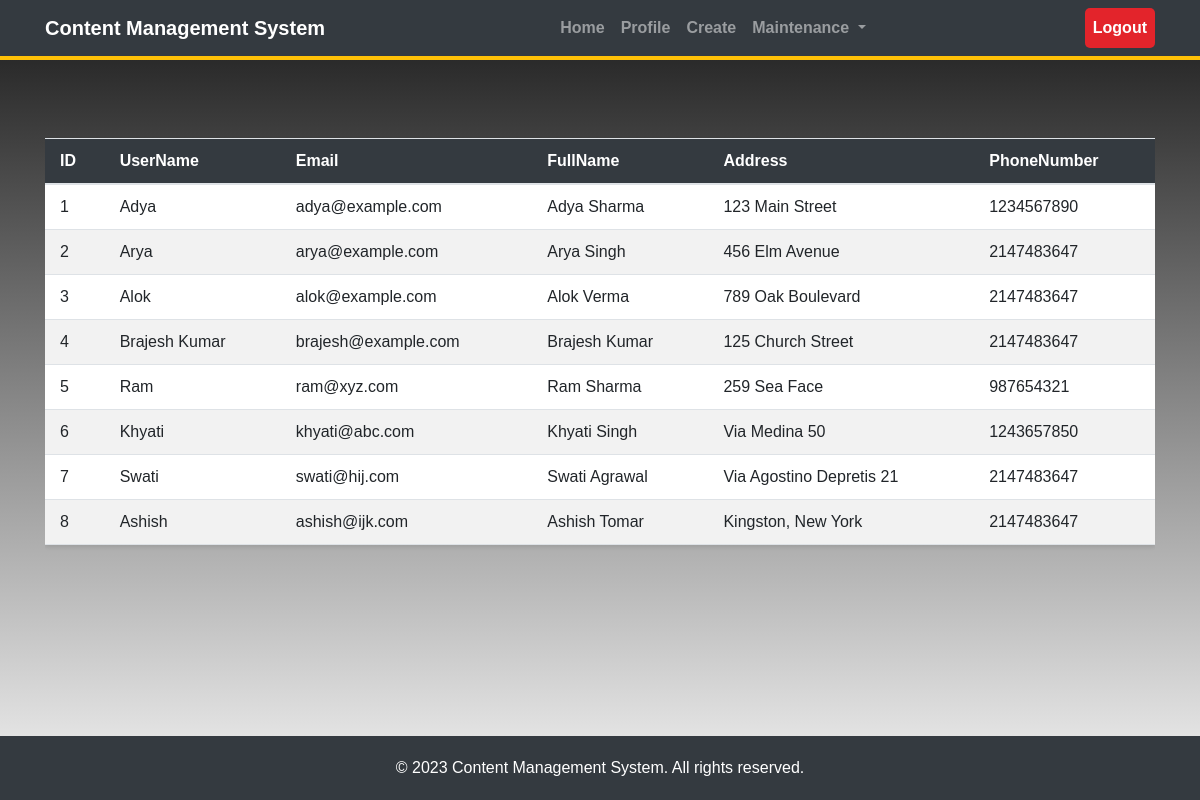
The page /UserList.php on the database its author committed.
### tables this page shows
CREATE TABLE `user_list` (
  `ID` varchar(100) NOT NULL,
  `Username` varchar(255) NOT NULL,
  `Email` varchar(255) NOT NULL,
  `FullName` varchar(255) NOT NULL,
  `Address` varchar(255) NOT NULL,
  `PhoneNumber` int(30) NOT NULL
);

### UserList.php (the view, shortened to what this page needs)
<!DOCTYPE html>
<html>
<head>
  <link rel="stylesheet" href="https://maxcdn.bootstrapcdn.com/bootstrap/4.5.2/css/bootstrap.min.css">
</head>
<body>
<nav class="navbar navbar-expand-md navbar-dark">
    <div class="container">
        <a class="navbar-brand" href="#">Content Management System</a>
        <div class="collapse navbar-collapse" id="collapsibleNavbar">
            <ul class="navbar-nav ml-auto">
                <li class="nav-item">
                    <a class="nav-link" href="http://localhost/ProjectCMS/Index.php">Home</a>
                </li>
                <li class="nav-item">
                    <a class="nav-link" href="http://localhost/ProjectCMS/Profile.php">Profile</a>
                </li>
                <li class="nav-item">
                    <a class="nav-link" href="http://localhost/ProjectCMS/createContent.php">Create</a>
                </li>
                <li class="nav-item dropdown">
                    <a class="nav-link dropdown-toggle" href="#" id="maintenanceDropdown" data-toggle="dropdown" aria-haspopup="true" aria-expanded="false">
                        Maintenance
                    </a>
                </li>
            </ul>
            <ul class="navbar-nav ml-auto">
                <li class="nav-item">
                    <a class="nav-link logout" href="http://localhost/ProjectCMS/Logout.php">Logout</a>
                </li>
            </ul>
        </div>
    </div>
</nav>
<div class="container">
  <div class="table-responsive">
    <table class="table table-striped table-hover">
      <thead>
        <tr>
          <th>ID</th>
          <th>UserName</th>
          <th>Email</th>
          <th>FullName</th>
          <th>Address</th>
          <th>PhoneNumber</th>
        </tr>
      </thead>
      <tbody>
       <?php
        $servername = "localhost";
        $username = "root";
        $password = "";
        $dbname = "cms";
        $conn = new mysqli($servername, $username, $password, $dbname);
        $sql = "SELECT * FROM user_list";
        $result = $conn->query($sql);
        if ($result->num_rows > 0) {
          echo '
                <tbody>';
          while ($row = $result->fetch_assoc()) {
            echo "<tr>";
            echo "<td>" . $row["ID"] ."</td>";
            echo "<td>" . $row["Username"] . "</td>";
            echo "<td>" . $row["Email"] . "</td>";
            echo "<td>" . $row["FullName"] . "</td>";
            echo "<td>" . $row["Address"] . "</td>";
            echo "<td>" . $row["PhoneNumber"] . "</td>";
            echo "</tr>";
          }
          echo '
                </tbody>
              </table>
            </div>
          </div>
          ';
        } else {
          echo "0 results";
        }
        ?>
</body>
</html>
<!DOCTYPE html>
<html>
<head>
</head>
<body>
<footer class="footer">
    <p>&copy; 2023 Content Management System. All rights reserved.</p>
</footer>
</body>
</html>

### UserList.php (style rules this page uses)
body { background: linear-gradient(to bottom, #1a1a1a, #f4f4f4); background-attachment: fixed; background-repeat: no-repeat; background-size: cover; margin: 0; padding: 0; font-family: Arial, sans-serif; }
.navbar { background-color: #343a40; border-bottom: 4px solid #ffc107; }
.navbar-brand, .navbar-nav .nav-link { color: #fff; font-weight: bold; }
.table { margin-top: 7%; width: 100%; border-collapse: collapse; margin-bottom: 20px; box-shadow: 0 2px 4px rgba(0, 0, 0, 0.1); }
.table th, .table td { padding: 10px 15px; text-align: left; border-bottom: 1px solid #dee2e6; }
.table thead th { background-color: #343a40; color: #fff; }
.table tbody tr:nth-child(odd) { background-color: #fff; }
.table tbody tr:nth-child(even) { background-color: #f2f2f2; }
.navbar-nav .nav-link.logout { background-color: #E3242B; color: #FFFFFF; border-radius: 5px; }
body { display: flex; flex-direction: column; min-height: 100vh; margin: 0; }
footer { background-color: #343a40; color: #fff; padding: 20px 0; text-align: center; margin-top: auto; }
.footer p { margin-bottom: 0; }

### rows shown on the page
user_list: ID "1", Username "Adya", Email "adya@example.com", FullName "Adya Sharma", Address "123 Main Street", PhoneNumber "1234567890"
user_list: ID "2", Username "Arya", Email "arya@example.com", FullName "Arya Singh", Address "456 Elm Avenue", PhoneNumber "2147483647"
user_list: ID "3", Username "Alok", Email "alok@example.com", FullName "Alok Verma", Address "789 Oak Boulevard", PhoneNumber "2147483647"
user_list: ID "4", Username "Brajesh Kumar", Email "brajesh@example.com", FullName "Brajesh Kumar", Address "125 Church Street", PhoneNumber "2147483647"
user_list: ID "5", Username "Ram", Email "ram@xyz.com", FullName "Ram Sharma", Address "259 Sea Face", PhoneNumber "987654321"
user_list: ID "6", Username "Khyati", Email "khyati@abc.com", FullName "Khyati Singh", Address "Via Medina 50", PhoneNumber "1243657850"
user_list: ID "7", Username "Swati", Email "swati@hij.com", FullName "Swati Agrawal", Address "Via Agostino Depretis 21", PhoneNumber "2147483647"
user_list: ID "8", Username "Ashish", Email "ashish@ijk.com", FullName "Ashish Tomar", Address "Kingston, New York", PhoneNumber "2147483647"
